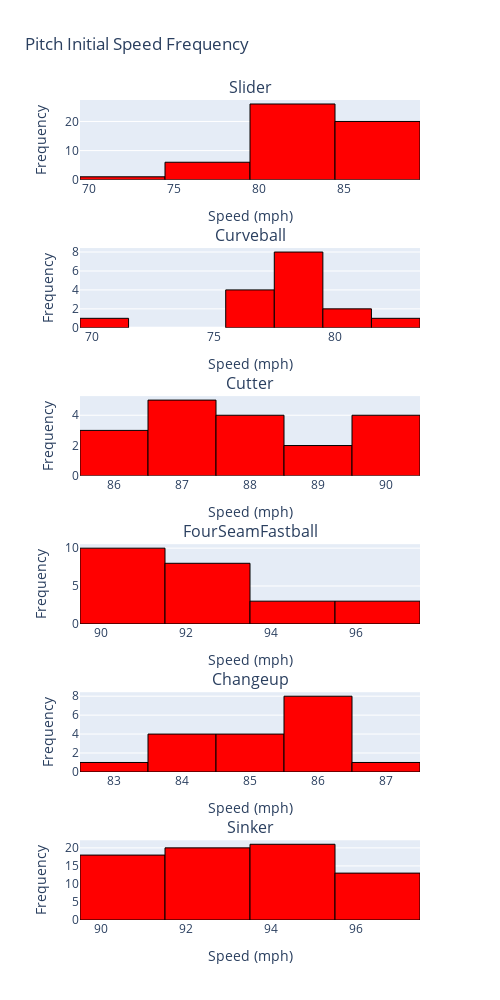

The notebook cell this image was saved under:
### Code cell
# Calculate the minimum and maximum speed
min_speed = min(min(speed) for speed in pitch_speed)
max_speed = max(max(speed) for speed in pitch_speed)

# Create subplots
fig = make_subplots(rows=len(pitch_type_types), cols=1, subplot_titles=pitch_type_types)

# Add histograms to subplots
for i in range(len(pitch_type_types)):
    hist = go.Histogram(
        x=pitch_speed[i],
        nbinsx=6,
        marker_color='red',
        marker_line_color='black',
        marker_line_width=1
    )

    fig.add_trace(hist, row=i+1, col=1)

    # Update x and y axis labels for each subplot
    fig.update_xaxes(title_text="Speed (mph)", row=i+1, col=1)
    fig.update_yaxes(title_text="Frequency", row=i+1, col=1)

# Update layout
fig.update_layout(
    height=1000,  # Adjust height as needed
    width=500,   # Adjust width as needed
    title_text='Pitch Initial Speed Frequency',
    showlegend=False
)
fig.show()

### Figure 1 — Plotly figure (JSON) as saved in the notebook; plotly's stock layout.template omitted (floating-point values rounded to 4 significant figures)
{"data": [{"marker": {"color": "red", "line": {"color": "black", "width": 1}}, "nbinsx": 6, "type": "histogram", "x": [80, 80, 83, 85, 80, 86, 79, 78, 85, 86, 82, 85, 80, 85, 86, 71, 80, 79, 84, 80, 84, 86, 85, 84, 76, 80, 80, 84, 85, 87, 85, 83, 87, 79, 84, 86, 83, 84, 82, 86, 84, 84, 86, 81, 79, 82, 84, 86, 86, 86, 83, 85, 81], "xaxis": "x", "yaxis": "y"}, {"marker": {"color": "red", "line": {"color": "black", "width": 1}}, "nbinsx": 6, "type": "histogram", "x": [79, 79, 71, 78, 79, 77, 77, 82, 78, 77, 80, 80, 78, 78, 78, 77], "xaxis": "x2", "yaxis": "y2"}, {"marker": {"color": "red", "line": {"color": "black", "width": 1}}, "nbinsx": 6, "type": "histogram", "x": [88, 87, 90, 87, 90, 90, 86, 87, 87, 90, 87, 88, 89, 86, 89, 86, 88, 88], "xaxis": "x3", "yaxis": "y3"}, {"marker": {"color": "red", "line": {"color": "black", "width": 1}}, "nbinsx": 6, "type": "histogram", "x": [93, 92, 90, 95, 96, 93, 93, 91, 93, 92, 90, 97, 92, 96, 91, 93, 91, 90, 91, 94, 91, 90, 94, 91], "xaxis": "x4", "yaxis": "y4"}, {"marker": {"color": "red", "line": {"color": "black", "width": 1}}, "nbinsx": 6, "type": "histogram", "x": [86, 86, 84, 84, 83, 85, 84, 86, 85, 86, 85, 84, 86, 87, 86, 85, 86, 86], "xaxis": "x5", "yaxis": "y5"}, {"marker": {"color": "red", "line": {"color": "black", "width": 1}}, "nbinsx": 6, "type": "histogram", "x": [90, 97, 97, 95, 93, 95, 95, 90, 96, 94, 96, 92, 95, 92, 95, 95, 91, 96, 94, 97, 92, 96, 95, 91, 90, 96, 91, 95, 90, 91, 92, 90, 93, 93, 93, 95, 95, 97, 93, 95, 95, 96, 91, 92, 92, 95, 92, 96, 92, 92, 92, 94, 95, 95, 90, 94, 92, 95, 91, 92, 96, 91, 91, 92, 92, 91, 97, 95, 90, 90, 91, 92], "xaxis": "x6", "yaxis": "y6"}], "layout": {"annotations": [{"font": {"size": 16}, "showarrow": false, "text": "Slider", "x": 0.5, "xanchor": "center", "xref": "paper", "y": 1.0, "yanchor": "bottom", "yref": "paper"}, {"font": {"size": 16}, "showarrow": false, "text": "Curveball", "x": 0.5, "xanchor": "center", "xref": "paper", "y": 0.8194, "yanchor": "bottom", "yref": "paper"}, {"font": {"size": 16}, "showarrow": false, "text": "Cutter", "x": 0.5, "xanchor": "center", "xref": "paper", "y": 0.6389, "yanchor": "bottom", "yref": "paper"}, {"font": {"size": 16}, "showarrow": false, "text": "FourSeamFastball", "x": 0.5, "xanchor": "center", "xref": "paper", "y": 0.4583, "yanchor": "bottom", "yref": "paper"}, {"font": {"size": 16}, "showarrow": false, "text": "Changeup", "x": 0.5, "xanchor": "center", "xref": "paper", "y": 0.2778, "yanchor": "bottom", "yref": "paper"}, {"font": {"size": 16}, "showarrow": false, "text": "Sinker", "x": 0.5, "xanchor": "center", "xref": "paper", "y": 0.09722, "yanchor": "bottom", "yref": "paper"}], "height": 1000, "showlegend": false, "title": {"text": "Pitch Initial Speed Frequency"}, "width": 500, "xaxis": {"anchor": "y", "domain": [0, 1], "title": {"text": "Speed (mph)"}}, "xaxis2": {"anchor": "y2", "domain": [0, 1], "title": {"text": "Speed (mph)"}}, "xaxis3": {"anchor": "y3", "domain": [0, 1], "title": {"text": "Speed (mph)"}}, "xaxis4": {"anchor": "y4", "domain": [0, 1], "title": {"text": "Speed (mph)"}}, "xaxis5": {"anchor": "y5", "domain": [0, 1], "title": {"text": "Speed (mph)"}}, "xaxis6": {"anchor": "y6", "domain": [0, 1], "title": {"text": "Speed (mph)"}}, "yaxis": {"anchor": "x", "domain": [0.9028, 1.0], "title": {"text": "Frequency"}}, "yaxis2": {"anchor": "x2", "domain": [0.7222, 0.8194], "title": {"text": "Frequency"}}, "yaxis3": {"anchor": "x3", "domain": [0.5417, 0.6389], "title": {"text": "Frequency"}}, "yaxis4": {"anchor": "x4", "domain": [0.3611, 0.4583], "title": {"text": "Frequency"}}, "yaxis5": {"anchor": "x5", "domain": [0.1806, 0.2778], "title": {"text": "Frequency"}}, "yaxis6": {"anchor": "x6", "domain": [0, 0.09722], "title": {"text": "Frequency"}}}}
